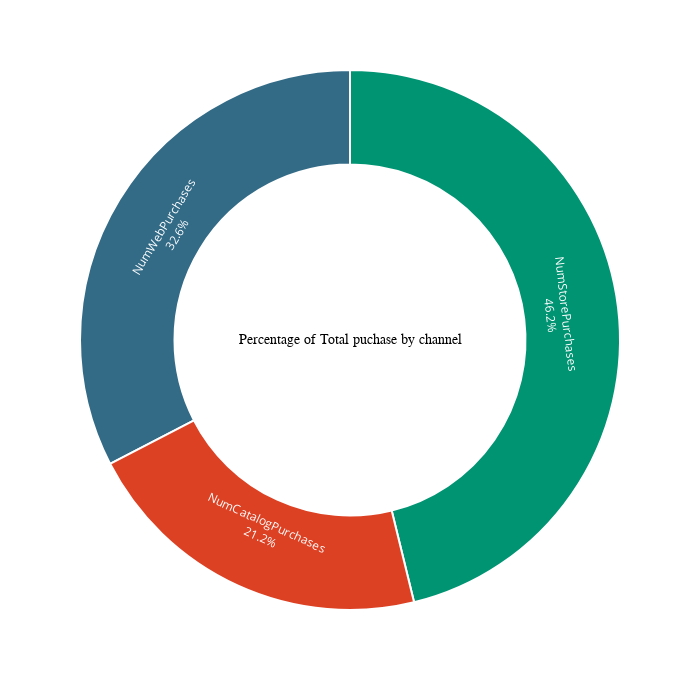

The code cell stored with this chart in its notebook:
### Code cell
fig = px.pie(Dist_Purchase, values = 'Count_Purchase', names = 'Channel', width = 700, height = 700)
fig.update_traces(textposition = 'inside', 
                  textinfo = 'percent + label', 
                  hole = 0.65, 
                  marker = dict(colors = ['#dd4124','#009473', '#336b87', '#b4b4b4'], line = dict(color = 'white', width = 2)),
                  hovertemplate = 'Count of Purchase): %{value}')

fig.update_layout(annotations = [dict(text = 'Percentage of Total puchase by channel', 
                                      x = 0.5, y = 0.5, font_size = 14, showarrow = False, 
                                      font_family = 'monospace',
                                      font_color = 'black')],
                  showlegend = False)

### Figure 1 — Plotly figure (JSON) as saved in the notebook; plotly's stock layout.template omitted (floating-point values rounded to 4 significant figures)
{"data": [{"domain": {"x": [0, 1], "y": [0, 1]}, "hole": 0.65, "hovertemplate": "Count of Purchase): %{value}", "labels": ["NumCatalogPurchases", "NumStorePurchases", "NumWebPurchases"], "legendgroup": "", "marker": {"colors": ["#dd4124", "#009473", "#336b87", "#b4b4b4"], "line": {"color": "white", "width": 2}}, "name": "", "showlegend": true, "textinfo": "percent+label", "textposition": "inside", "type": "pie", "values": [5962, 12967, 9147]}], "layout": {"annotations": [{"font": {"color": "black", "family": "monospace", "size": 14}, "showarrow": false, "text": "Percentage of Total puchase by channel", "x": 0.5, "y": 0.5}], "height": 700, "legend": {"tracegroupgap": 0}, "margin": {"t": 60}, "showlegend": false, "width": 700}}
